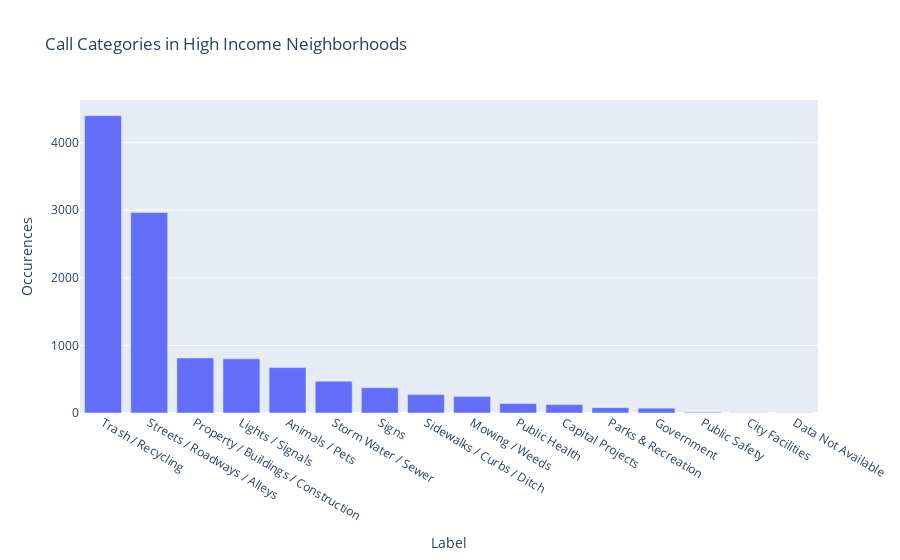

The notebook cell saved with this chart:
### Code cell
vcH = H["CATEGORY"].value_counts().to_frame()
fig4 = px.bar(vcH, title="Call Categories in High Income Neighborhoods", labels={"value": "Occurences", "index": "Label"})
fig4.update_layout(showlegend=False).show()

### Figure 1 — Plotly figure (JSON) as saved in the notebook; plotly's stock layout.template omitted (floating-point values rounded to 4 significant figures)
{"data": [{"alignmentgroup": "True", "hovertemplate": "variable=CATEGORY<br>Label=%{x}<br>Occurences=%{y}<extra></extra>", "legendgroup": "CATEGORY", "marker": {"color": "#636efa"}, "name": "CATEGORY", "offsetgroup": "CATEGORY", "orientation": "v", "showlegend": true, "textposition": "auto", "type": "bar", "x": ["Trash / Recycling", "Streets / Roadways / Alleys", "Property / Buildings / Construction", "Lights / Signals", "Animals / Pets", "Storm Water / Sewer", "Signs", "Sidewalks / Curbs / Ditch", "Mowing / Weeds", "Public Health", "Capital Projects", "Parks & Recreation", "Government", "Public Safety", "City Facilities", "Data Not Available"], "xaxis": "x", "y": [4400, 2967, 815, 801, 672, 471, 374, 272, 246, 141, 125, 79, 72, 12, 4, 3], "yaxis": "y"}], "layout": {"barmode": "relative", "legend": {"title": {"text": "variable"}, "tracegroupgap": 0}, "showlegend": false, "title": {"text": "Call Categories in High Income Neighborhoods"}, "xaxis": {"anchor": "y", "domain": [0, 1], "title": {"text": "Label"}}, "yaxis": {"anchor": "x", "domain": [0, 1], "title": {"text": "Occurences"}}}}
